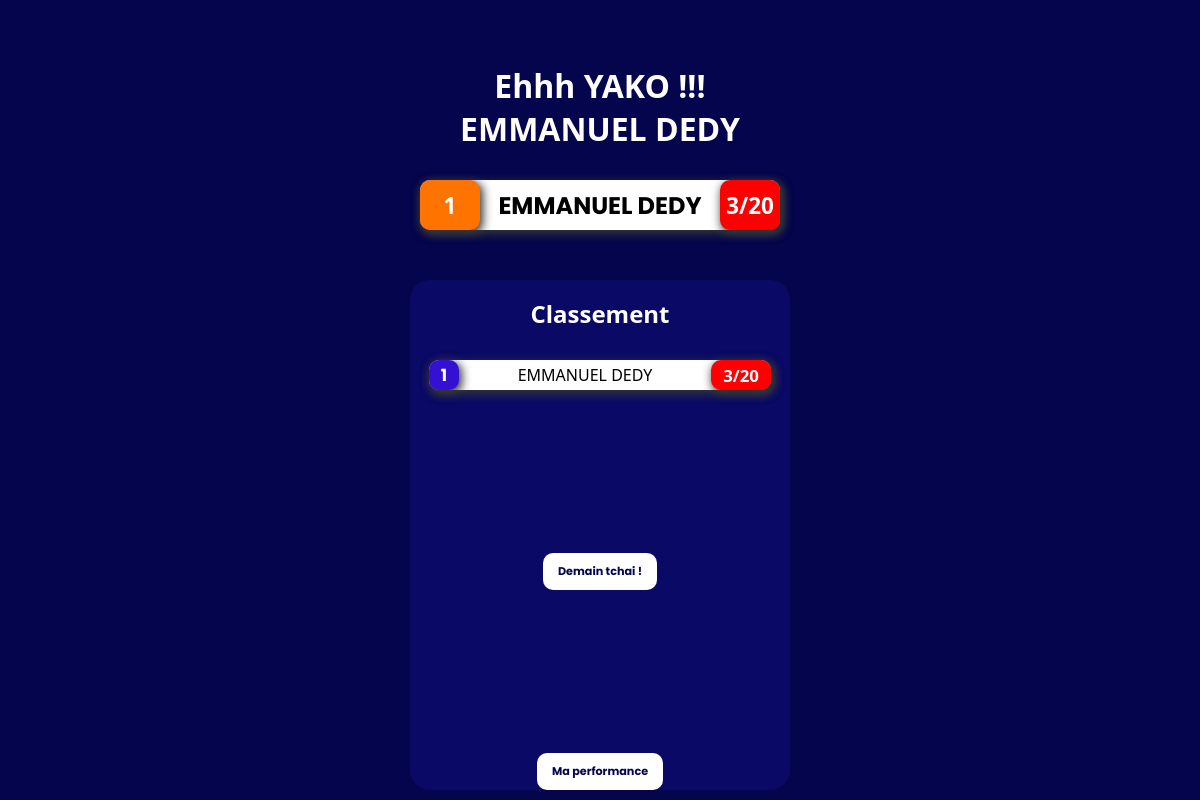
Page /admin (signed in) on the earlier database version.
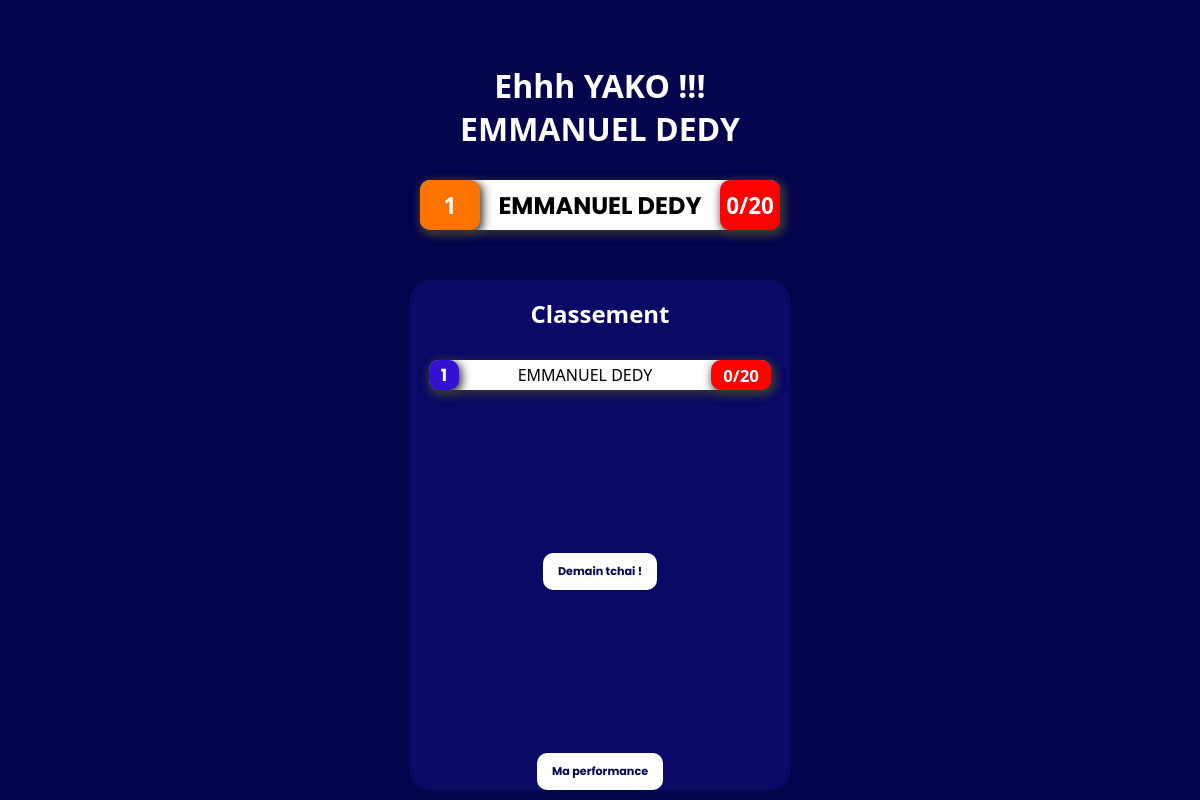
Same page on the later database version.
### app.py (models this page shows, shortened)
class Profiles(db.Model):
    id = db.Column(db.Integer, primary_key = True)
    nom = db.Column(db.String(20), unique = False , nullable = False)
    password = db.Column(db.String(8),nullable = False)

class classement(db.Model):
    id = db.Column(db.Integer, primary_key = True)
    comp = db.Column(db.String(20), unique = False , nullable = False)
    note = db.Column(db.Integer)

### app.py (the view)
@app.route('/admin')
def admin():
    if 'utilisateur_id' in session:
        sessionp = Profiles.query.get(session['utilisateur_id'])
    else:
        return redirect('/pre')
    classep = classement.query.all()
    eudpe = Profiles.query.all()
    datae = compte.query.get(2)
    tab = []
    for i in classep :
        tab.append([i.note,i.comp ])
    q=[]
    tab = sorted(tab)
    w= reversed(tab)
    comp=[]
    for i in tab:
        q.append(i[0])
    maxe = max(q)
    for i in tab:
        if maxe == i[0] :
            aqsz = i
            print(aqsz)
            break
    dss = sessionp.nom
    txs= [datae.comp,dss]
    print(txs)
    lenm= len(tab)-2
    qcs=[]
    for a in tab[::-1]:
        qcs.append(a)
    qsw = qcs.index(txs)+1
    return render_template("admin.html",tab=qcs,comp=comp,maxe=txs,lenm=lenm,qsw=qsw,sessionpp=sessionp.nom)

### templates/admin.html (shortened to what this page needs)
<!DOCTYPE html>
<html lang="en">
<head>
    <link rel="stylesheet" href="/static/CSS/admin.css">
</head>
<body>
    <div class="aqwxc">
            {% if maxe[0]>= 10 %}
        <div class="clase" style="color: white;">
            <a href="/fin" style="text-decoration: none;color: white;"><h1 id="class" style="text-align: center;">Félicitations à toi !!!<span style="text-transform: uppercase;font-family: 'Segoe UI', Tahoma, Geneva, Verdana, sans-serif;">{{maxe[1]}}</span> </h1></a>
        </div>
        {% else %}
        <div class="clase" style="color: white;">
            <a href="/fin" style="text-decoration: none;color: white;"><h1 id="class" style="text-align: center;">Ehhh YAKO !!! <span style="text-transform: uppercase;font-family: 'Segoe UI', Tahoma, Geneva, Verdana, sans-serif;">{{maxe[1]}}</span> </h1></a>
        </div>
        {% endif %}
        {% if maxe %}
        <div class="lopm">
            <div class="lo1">
                <div class="lo105">
                    <h1 id="lo11">{{qsw}}</h1>
                </div>
                <div class="lo12">
                    <h2 style="text-transform: uppercase;">{{maxe[1]}}</h2>
                </div>
                {% if maxe[0]>= 10 %}
                    <div class="lo10">
                        <h1 id="lo11">{{maxe[0]}}/20</h1>
                    </div>
                {% else %}
                    <div class="lo100">
                        <h1 id="lo11">{{maxe[0]}}/20</h1>
                    </div>
                {% endif %}
            </div>
        </div>
        {% endif %}
        <section>
            <div class="clase5" style="color: white;">
                <a href="/fin" style="text-decoration: none;color: white;"><h1 id="class" style="text-align: center;">Classement </h1></a>
            </div>
            {% for i in tab %}
            <div class="lo">
                <div class="lo1">
                    <div class="lo14">
                        <h1 id="1">{{ loop.index }}</h1>
                    </div>
                    <div class="lo12">
                        <p style="text-transform: uppercase;font-family: 'Segoe UI', Tahoma, Geneva, Verdana, sans-serif;">{{ i[1] }}</p>
                    </div>
                    {% if i[0] >= 10 %}
                        <div class="lo10">
                            <h1 id="lo11">{{ i[0] }}/20</h1>
                        </div>
                    {% else %}
                        <div class="lo100">
                            <h1 id="lo11">{{ i[0] }}/20</h1>
                        </div>
                    {% endif %}
                </div>
            </div>
            {% endfor %}
            <div class="deco">
                <a href="/deconnexion" id="dec">Demain tchai !</a>
            </div>
            <div class="deco">
                <form action="imp" method="post" >
                    <button type="submit" id="dec">Ma performance</button>
                </form>
            </div>
        </section>
    </div>
</body>
</html>

### static/CSS/admin.css (style rules this page uses)
* { box-sizing: border-box; margin: 0; padding: 0; font-family: 'Poppins', sans-serif; }
body { background-color: rgb(5, 5, 78); width: 100%; }
.aqwxc { width: 100%; max-width: 400px; margin: 0 auto; margin-top: 50px; background-color: rgb(5, 5, 78); }
.clase { width: 100%; height: 100px; color: white; display: flex; align-items: end; justify-content: center; }
#class { font-family: system-ui, -apple-system, BlinkMacSystemFont, 'Segoe UI', Roboto, Oxygen, Ubuntu, Cantarell, 'Open Sans', 'Helvetica Neue', sans-serif; }
.lopm { display: flex; align-items: center; justify-content: center; flex-direction: column; width: 100%; gap: 20px; padding-top: 30px; padding-bottom: 30px; color: black; }
.lopm .lo1 { display: flex; align-items: center; justify-content: space-between; gap: 10px; width: 90%; height: 50px; background-color: white; border-radius: 10px; animation: wine 2s infinite; }
.lo { display: flex; align-items: center; justify-content: center; flex-direction: column; width: 100%; gap: 20px; padding-top: 30px; color: black; }
.lo1 { display: flex; align-items: center; justify-content: space-between; gap: 10px; width: 90%; height: 30px; background-color: white; border-radius: 10px; box-shadow: 2px 3px 10px 1px rgb(54, 54, 54); }
#lo11 { font-family: system-ui, -apple-system, BlinkMacSystemFont, 'Segoe UI', Roboto, Oxygen, Ubuntu, Cantarell, 'Open Sans', 'Helvetica Neue', sans-serif; }
.lo14 { display: flex; align-items: center; justify-content: center; font-size: 0.7rem; color: white; width: 30px; height: 30px; background-color: rgb(52, 16, 211); border-radius: 10px; box-shadow: 2px 3px 10px 1px rgb(54, 54, 54); }
.lo100 { display: flex; align-items: center; justify-content: center; font-size: 0.7rem; color: white; width: 60px; height: 100%; background-color: rgb(255, 0, 0); border-radius: 10px; box-shadow: 2px 3px 10px 1px rgb(54, 54, 54); }
.lo105 { display: flex; align-items: center; justify-content: center; font-size: 0.7rem; color: white; width: 60px; height: 100%; background-color: rgb(255, 115, 0); border-radius: 10px; box-shadow: 2px 3px 10px 1px rgb(54, 54, 54); }
.deco { display: flex; align-items: end; justify-content: center; width: 100%; height: 200px; }
#dec { display: flex; align-items: end; justify-content: center; border-radius: 10px; padding: 10px 15px; font-size: 0.7rem; color: rgb(5, 5, 78); padding-top: 10px; margin-bottom: 50px; background-color: rgb(255, 255, 255); text-decoration: none; font-weight: bolder; margin: 0 auto; text-align: center; border: none; }
section { width: 95%; background-color: rgba(15, 15, 121, 0.575); border-radius: 20px; margin: 0 auto; margin-bottom: 10px; }
.clase5 { width: 100%; height: 50px; margin-top: 20px; color: white; display: flex; align-items: end; justify-content: center; }

Differences in the rows shown:
changed classement "EMMANUEL DEDY": note "3" → "0"
Other differences:
{{ maxe[0] }}: "3" → "0"
